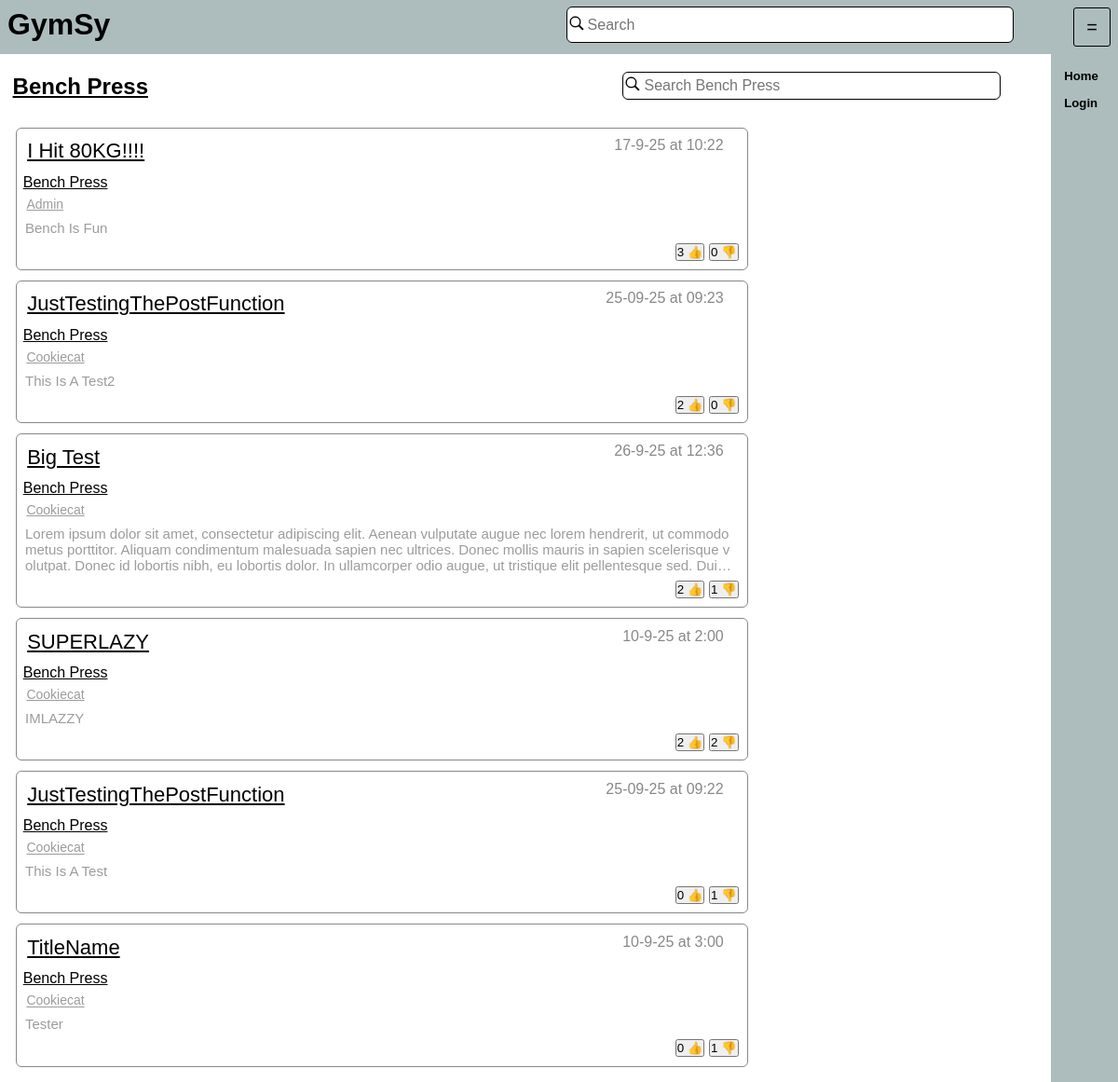
/exercise/1, run on the app's committed database.
### tables this page shows
CREATE TABLE "Excersise" (
	"ExcersiseID"	INTEGER UNIQUE,
	"MuscleID"	INTEGER,
	"ExcersiseName"	TEXT,
	PRIMARY KEY("ExcersiseID"),
	FOREIGN KEY("MuscleID") REFERENCES "MuscleGroup"("MuscleID")
);

CREATE TABLE "Post" (
	"PostID"	INTEGER UNIQUE,
	"PostContent"	TEXT,
	"ExcersiseID"	INTEGER,
	"AccountID"	INTEGER,
	"Title"	TEXT,
	"Date"	TEXT,
	"Time"	TEXT,
	"Parent"	INTEGER,
	PRIMARY KEY("PostID"),
	FOREIGN KEY("AccountID") REFERENCES "Account"("AccountID"),
	FOREIGN KEY("ExcersiseID") REFERENCES "Excersise"("ExcersiseID")
);

### app.py (the view)
@app.route("/exercise/<ExId>")
def ShowExersise(ExId):
    Id = cache.get("id")
    if Id == None:
        Id = 0
        cache.set("id",0)
    return render_template("excersise.html",ID = Id,
                           ExcersiseData= DatabaseHandler.GetExcersiseData(ExId),
                           Data = DatabaseHandler.GetPostsFromExcersise(ExId)
                           )

### Database/DatabaseHandler.py (called while the page is built)
def GetPostsFromExcersise(ID: int):
    with sqlite3.connect("Database/GymsyDatabase.db") as Connection:
        Cursor = Connection.cursor()
        Result = Cursor.execute(SqlCommands.GetPostsFromExcersiseID.ReturnQuery([ID,ID])).fetchall()
        return Result
    pass

def GetExcersiseData(ExcersiseID: int):
    with sqlite3.connect("Database/GymsyDatabase.db") as Connection:
        Cursor = Connection.cursor()
        Results = Cursor.execute(SqlCommands.GetExcersiseData.ReturnQuery(ExcersiseID)).fetchone()
        return Results
    return 0

### Database/SqlCommands.py (called while the page is built)
    def ReturnQuery(self,NewContent: list = []):
        if type(NewContent) != list:
            NewContent = [NewContent]
        if len(NewContent) == len(self.Additions):
            return self.Query.format(*NewContent)
        else:
            print(NewContent, self.Additions)
            return "ERROR building Query"

### app.py (called while the page is built)
@app.after_request
def after_request(response):
    response.headers["Cache-Control"] = "no-cache, no-store, must-revalidate,public, max-age=0"
    response.headers['X-UA-Compatible'] = 'IE=Edge,chrome=1'
    response.cache_control.max_age = 0
    return response

### templates/excersise.html (shortened to what this page needs)
{% extends 'index.html' %}
{% block content %}
<div style = "display:flex;flex-direction: row;width: 100%;justify-content: space-between;">
<h2 style="width: 40%">
{{ExcersiseData[2]}}
</h2>
    <div style="width: 90%;height: 80%;padding-left:40% ">
        <form action = "/exercise/{{ExcersiseData[0]}}/search" style="display: inline-flex; align-items:center;width:90%;height: 80%;background-color: #FFFFFF; flex-direction: row" class = "searchBar" >
            <label for="Search" style="width: 20px">
                <img draggable="false" style="width: 100%;"
                     class="Search"
                     src = "{{url_for('static', filename='images/search_icon.png')}}" alt=""
                >
            </label>
            <input class="Search"
                   type="text"
                   id="Search" name="Search"
                   placeholder="Search {{ExcersiseData[2]}}"
                   VALUE="{{ExSearchInput | default('')}}"
            >
        </form>
    </div>
</div>
<div>
	{%for data in Data%}
<div class = "post" onclick="RedirectTo('/post/{{data[0]}}')">
    <div class = "title">
        <a class = "PostTitle" href = "/post/{{data[0]}}">{{data[1]}}</a>
        <p style="margin-left: auto; margin-top: 0;color: #888888">{{data[9]}} at {{data[8]}}</p>
    </div>
    <a class = "ExcersiseTitleText" href = "/exercise/{{data[3]}}">{{data[6]}}</a>
    <div>
        <a class = "postUsername" href = "/users/{{data[7]}}">{{data[7]}}</a>
    </div>
	{% if data[2]|length > 0 %}
    <div>
        <p class="description">{{data[2]}}
        </p>
	</div>
	{%endif%}
    <div class = "likeBar">
         <button class = "likeButton" id="Like:{{data[0]}}"
                            onclick={%if ID == 0 %} "OpenPopUp('popUp');ChildClicked();" {%else%} "SendLike({{ID}}, 1,{{data[0]}});updateLikes('{{data[0]}}');ChildClicked();" {%endif%} >
        {{data[4]}}&nbsp👍</button>
        <button class = "likeButton" id="Dislike:{{data[0]}}"
                onclick= {%if ID == 0 %} "OpenPopUp('popUp');ChildClicked();" {%else%} "SendLike({{ID}}, -1,{{data[0]}}); updateLikes('{{data[0]}}');ChildClicked();" {%endif%} >
        {{data[5]}}&nbsp👎</button>
    </div>
</div>
	{%endfor%}
	</div>
{% endblock %}

### templates/static/styles/Style.css (style rules this page uses)
html { font-size: 16px; margin: 0; height: 100%; font-family: Helvetica, Arial, sans-serif; overflow-x:hidden; }
body { overflow-x:hidden; margin: 0; background-color: #FFFFFF; height: 100%; display: flex; }
h2 { text-decoration: underline; margin: 0.5rem; }
p { margin: 1rem; color: #000000; display: flex; }
div { padding: 0.5% 0.5% 0.5% 0.5%; }
form { margin: 2rem; color: #000000; display: block; }
input { font-size: 20px; display: block; margin: 0.5rem 0.5rem 0.5rem 0; width: 40%; height: 3rem; outline: None; border-color: #d8bdd3; color: #000000; }
div.post { display: flex; flex-direction: column; width: 70%; min-height: 1%; height: auto; border: thin solid #888888; border-radius: 6px; margin: 1%; text-overflow: revert; word-break: break-all; }
div.likeBar { margin-top: auto; margin-left: auto; }
a.ExcersiseTitleText { color: #000000; width: auto; font-size: min(1.8vmax,16px); text-decoration: underline; text-transform: capitalize; padding: 0.1em; }
a.PostTitle { color: #000000; width: auto; text-decoration: none; text-transform: capitalize; font-size: min(2.2vmax,22px); text-decoration: underline; padding: 0.1em; }
a.postUsername { margin-top: 1%; width: 70%; font-size: 14px; text-decoration: underline; text-transform: capitalize; color: #9c9c9c; padding: 0.1em; }
button.likeButton { padding: 0; }
div.title { display: flex; flex-direction: row; text-overflow: ellipsis; width: auto; margin-bottom: 0; }
p.description { margin: 0; color: #9c9c9c; font-size: min(1.3vmax,15px); display: -webkit-box; max-width: 99%; -webkit-line-clamp: 3; -webkit-box-orient: vertical; overflow: hidden; }
input.Search { width: 88%; border: none; display:inline-block; margin: 0;font-size: 16px;height: 65%; }
img { user-drag: none; user-select: none; -moz-user-select: none; -webkit-user-drag: none; -webkit-user-select: none; -ms-user-select: none; }
form.searchBar { border-color: #000000; border-style: solid; border-radius: 6px; border-width: thin; margin: 0.25%; }

### data on the page
Excersise: ExcersiseName "Bench Press"
Post: Title "I Hit 80KG!!!!", Date "17-9-25", Time "10:22", data "Bench Press", data "Admin", PostContent "Bench Is Fun", data "3", Parent "0"
Post: Title "JustTestingThePostFunction", Date "25-09-25", Time "09:23", data "Bench Press", data "Cookiecat", PostContent "This Is A Test2", AccountID "2", Parent "0"
Post: Title "Big Test", Date "26-9-25", Time "12:36", data "Bench Press", data "Cookiecat", PostContent "Lorem ipsum dolor sit amet, consectetur adipiscing elit. Aenean vulputate augue nec lorem hendrerit, ut commodo metus porttitor. Aliquam condimentum malesuada sapien nec ultrices. Donec mollis mauris in sapien scelerisque volutpat. Donec id lobortis nibh, eu lobortis dolor. In ullamcorper odio augue, ut tristique elit pellentesque sed.…", AccountID "2", ExcersiseID "1"
Post: Title "SUPERLAZY", Date "10-9-25", Time "2:00", data "Bench Press", data "Cookiecat", PostContent "IMLAZZY", AccountID "2"
Post: Title "JustTestingThePostFunction", Date "25-09-25", Time "09:22", data "Bench Press", data "Cookiecat", PostContent "This Is A Test", Parent "0", ExcersiseID "1"
Post: Title "TitleName", Date "10-9-25", Time "3:00", data "Bench Press", data "Cookiecat", PostContent "Tester", Parent "0", ExcersiseID "1"
